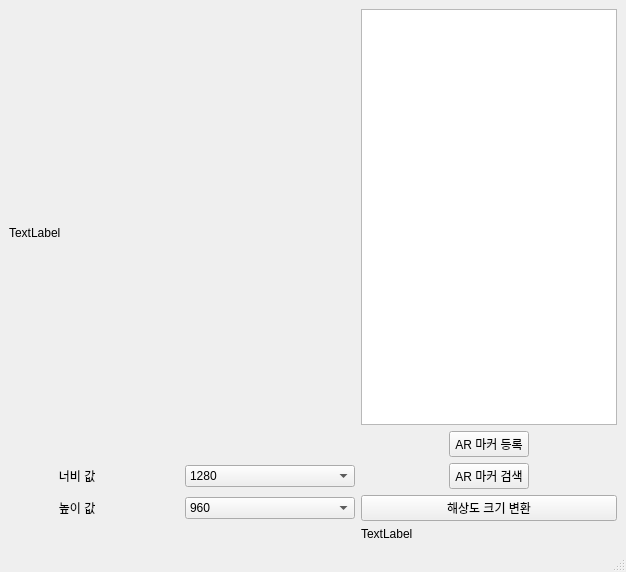
<?xml version="1.0" encoding="UTF-8"?>
<ui version="4.0">
 <class>MainWindow</class>
 <widget class="QMainWindow" name="MainWindow">
  <property name="geometry">
   <rect>
    <x>0</x>
    <y>0</y>
    <width>626</width>
    <height>572</height>
   </rect>
  </property>
  <property name="windowTitle">
   <string>MainWindow</string>
  </property>
  <widget class="QWidget" name="centralwidget">
   <layout class="QGridLayout" name="gridLayout_2">
    <item row="1" column="0">
     <layout class="QGridLayout" name="gridLayout">
      <item row="0" column="3" alignment="Qt::AlignRight">
       <widget class="QTextEdit" name="ar_img"/>
      </item>
      <item row="4" column="3">
       <widget class="QLabel" name="ui_Label">
        <property name="maximumSize">
         <size>
          <width>300</width>
          <height>300</height>
         </size>
        </property>
        <property name="text">
         <string>TextLabel</string>
        </property>
       </widget>
      </item>
      <item row="2" column="3" alignment="Qt::AlignHCenter">
       <widget class="QPushButton" name="pushButton_2">
        <property name="text">
         <string>AR 마커 검색</string>
        </property>
       </widget>
      </item>
      <item row="1" column="3" alignment="Qt::AlignHCenter|Qt::AlignBottom">
       <widget class="QPushButton" name="pushButton_3">
        <property name="text">
         <string>AR 마커 등록</string>
        </property>
       </widget>
      </item>
      <item row="3" column="3">
       <widget class="QPushButton" name="resolutionButton">
        <property name="text">
         <string>해상도 크기 변환</string>
        </property>
       </widget>
      </item>
      <item row="0" column="0" rowspan="2" colspan="2">
       <widget class="QLabel" name="vidLabel">
        <property name="enabled">
         <bool>true</bool>
        </property>
        <property name="mouseTracking">
         <bool>false</bool>
        </property>
        <property name="text">
         <string>TextLabel</string>
        </property>
       </widget>
      </item>
      <item row="2" column="1">
       <widget class="QComboBox" name="widthBox">
        <item>
         <property name="text">
          <string>1280</string>
         </property>
        </item>
        <item>
         <property name="text">
          <string>1152</string>
         </property>
        </item>
        <item>
         <property name="text">
          <string>1040</string>
         </property>
        </item>
        <item>
         <property name="text">
          <string>960</string>
         </property>
        </item>
        <item>
         <property name="text">
          <string>640</string>
         </property>
        </item>
       </widget>
      </item>
      <item row="3" column="1">
       <widget class="QComboBox" name="heightBox">
        <item>
         <property name="text">
          <string>960</string>
         </property>
        </item>
        <item>
         <property name="text">
          <string>800</string>
         </property>
        </item>
        <item>
         <property name="text">
          <string>720</string>
         </property>
        </item>
        <item>
         <property name="text">
          <string>600</string>
         </property>
        </item>
        <item>
         <property name="text">
          <string>480</string>
         </property>
        </item>
       </widget>
      </item>
      <item row="2" column="0">
       <widget class="QLabel" name="label">
        <property name="text">
         <string>               너비 값</string>
        </property>
       </widget>
      </item>
      <item row="3" column="0">
       <widget class="QLabel" name="label_2">
        <property name="text">
         <string>               높이 값</string>
        </property>
       </widget>
      </item>
     </layout>
    </item>
   </layout>
  </widget>
  <widget class="QMenuBar" name="menubar">
   <property name="geometry">
    <rect>
     <x>0</x>
     <y>0</y>
     <width>626</width>
     <height>26</height>
    </rect>
   </property>
  </widget>
  <widget class="QStatusBar" name="statusbar"/>
 </widget>
 <resources/>
 <connections/>
</ui>
